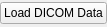
<?xml version="1.0" encoding="UTF-8"?>
<ui version="4.0">
 <class>qSlicerMeasureDistortionFooBarWidget</class>
 <widget class="QWidget" name="qSlicerMeasureDistortionFooBarWidget">
  <property name="geometry">
   <rect>
    <x>0</x>
    <y>0</y>
    <width>103</width>
    <height>27</height>
   </rect>
  </property>
  <property name="windowTitle">
   <string>Foo bar</string>
  </property>
  <layout class="QVBoxLayout" name="verticalLayout">
   <property name="margin">
    <number>0</number>
   </property>
   <item>
    <widget class="QPushButton" name="LoadDicomDataButton">
     <property name="text">
      <string>Load DICOM Data</string>
     </property>
     <property name="icon">
      <iconset resource="../qSlicerMeasureDistortionModule.qrc">
       <normaloff>:/Images/SlicerLoadDicom-Original.png</normaloff>:/Images/SlicerLoadDicom-Original.png</iconset>
     </property>
    </widget>
   </item>
  </layout>
 </widget>
 <resources>
  <include location="../qSlicerMeasureDistortionModule.qrc"/>
 </resources>
 <connections/>
</ui>
